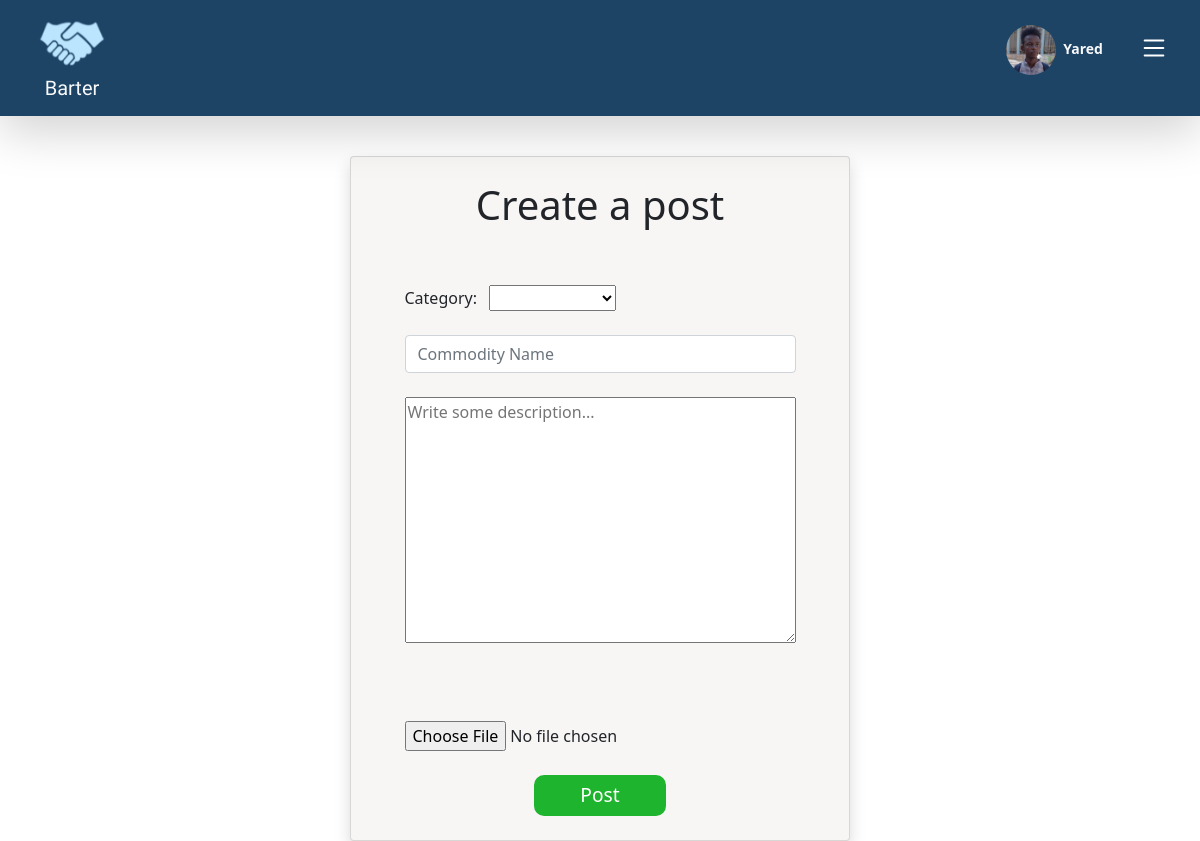
Page /post/ (signed in) on the committed database.
### user/models.py (models this page shows, shortened)
class User(AbstractBaseUser):
    objects = UserManager()
    fullname = models.CharField(max_length=50)
    username = models.CharField(unique=True, max_length=20, primary_key=True)
    email = models.EmailField(unique=True)
    phone = models.CharField(max_length=10)
    password = models.TextField()
    profile_picture = models.ImageField(upload_to="profile/", default='profile/default.png')
    bio = models.TextField(null=True, blank=True, max_length=250, default="")
    company = models.CharField(max_length=50, null=True, blank=True, default="")
    USERNAME_FIELD = "username"
    EMAIL_FIELD = "email"
    REQUIRED_FIELDS = ["fullname", "email", "phone", "password"]
    def firstName(self):
        return self.fullname.split()[0]

### post/views.py (the view, shortened to what this page needs)
# urls.py: path('post/', create_post, name='post'),
@login_required
def create_post(request):
    return render(request, 'post.html', context={'post': Post(), 'is_create': True})

### post/templates/post.html (shortened to what this page needs)
{% extends 'base.html' %}
{% load static %}
{% block stylesheets %}
<link rel="stylesheet" href="{% static 'css/post.css' %}">
{% endblock stylesheets %}
{% block main_content %}
<div class="justify-content-center">
    <div class="row justify-content-center g-0">
        <div class="col-md-5">
            <div class="card px-1 pt-4 pb-2 shadow">
                <div class="card-title d-flex justify-content-center">
                    {% if is_create %}
                    <h1> Create a post</h1>
                    {% else %}
                    <h1>Edit your post</h1>
                    {% endif %}
                </div>
                <div class="card-body  d-flex justify-content-center">
                    <form action="" method="post" enctype="multipart/form-data">
                        <div class="form-group">
                            <div class="category m-4">
                                <label class="me-2" for="category  ">Category: </label>
                                <select name="category" required id="category">
                                    <option selected value="{{ post.category }}">{{ post.category|capfirst}}</option>
                                    {% for value, name in post.CATEGORIES %}
                                    <option value="{{value}}">{{name}}</option>
                                    {% endfor %}
                                </select>
                            </div>
                            <div class="commodity_name m-4">
                                <input class="form-control" type="text" name="commodity_name" maxlength="50" required
                                    id="commodity_name" value="{{ post.commodity_name }}" placeholder="Commodity Name">
                            </div>
                            <div class="description m-4">
                                <textarea placeholder="Write some description..." name="description" cols="40" rows="10"
                                    maxlength="500" required id="description">{{post.description}}</textarea>
                            </div>
                            <div class="image m-4">
                                <br><br>
                                <input type="file" name="image" accept="image/*" required id="input_image">
                            </div>
                            <div class="button">
                                {% if is_create %}
                                <input class="btn btn-success" type="submit" value="Post" id="submit">
                                {% else %}
                                <input class="btn btn-success" type="submit" value="Edit" id="submit">
                                {% endif %}
                            </div>
                        </div>
                    </form>
                </div>
            </div>
        </div>
    </div>
</div>
{% endblock main_content %}

### post/templates/base.html (shortened to what this page needs)
{% load static %}
<!DOCTYPE html>
<html lang="en">
<head>
    <link rel="stylesheet" href="{% static 'css/base.css' %}">
    <link rel="stylesheet" href="{% static 'css/bootstrap.min.css' %}">
    {% block stylesheets %}{% endblock stylesheets %}
</head>
<body>
    <header class="sticky-top" style="z-index: 1080;">
        <nav class="navbar shadow-lg  navbar-light" style="background-color: #1D4365;">
            <div class="container-xxl">
                <a href={% url 'home' %} class="navbar-brand">
                    <span id="font" class=" d-flex fs- text-light flex-column align-items-center  "><img
                            class="rounded-circle" width="120px" height="60px"
                            src="{% static 'images/logo.png' %}">Barter</span>
                </a>
                <div class=" " id="main-nav">
                    <ul class="navbar-nav d-flex flex-row">
                        <li class="nav-item m-2">
                            <a href={% url 'others_profile' user.username %} class="btn btn-sm text-light">
                                <div class="d-flex align-items-end">
                                    <span class="fw-bold ms-2 mb-3">
                                        <span>
                                            <img class="rounded-circle" width="50px" height="50px"
                                                src="{{ request.user.profile_picture.url }}">
                                            <span class="ms-1">
                                                {{user.firstName|capfirst}}
                                            </span>
                                        </span>
                                    </span>
                                </div>
                            </a>
                        </li>
                        <li class="nav-itemn mt-3">
                            <span class="mb-5 ">
                                <button class="btn btn-sm text-light" data-bs-toggle="modal"
                                    data-bs-target="#reg-modal">
                                </button>
                            </span>
                        </li>
                    </ul>
                </div>
            </div>
        </nav>
    </header>
    <main>
        {% block main_content %}{% endblock main_content %}
    </main>
</body>
</html>

### post/static/css/base.css (style rules this page uses)
#font { font-family: "Rochester", cursive; }

### post/static/css/post.css (style rules this page uses)
body { margin: 0px; }
header { background-color: #1D4365; margin-bottom: 5vh; }
.card { background-color: #F8F5F5 !important; }
.button { width: 30%; margin: auto; }
.button input { background-color: #1FB42E; color: white; border-radius: 10px; width: 100%; border: none; font-size: 1.2em; }

### rows in the picture
User: user.profile_picture (picture), firstName "Yared"
